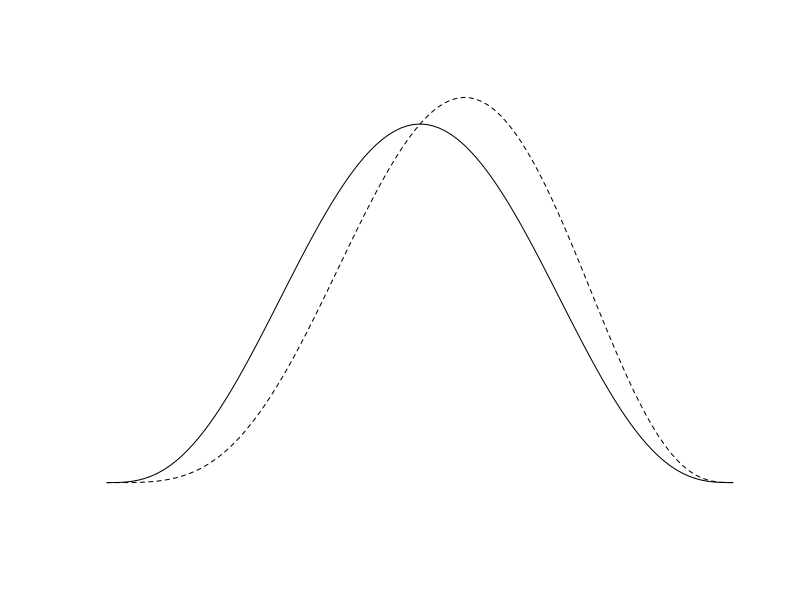
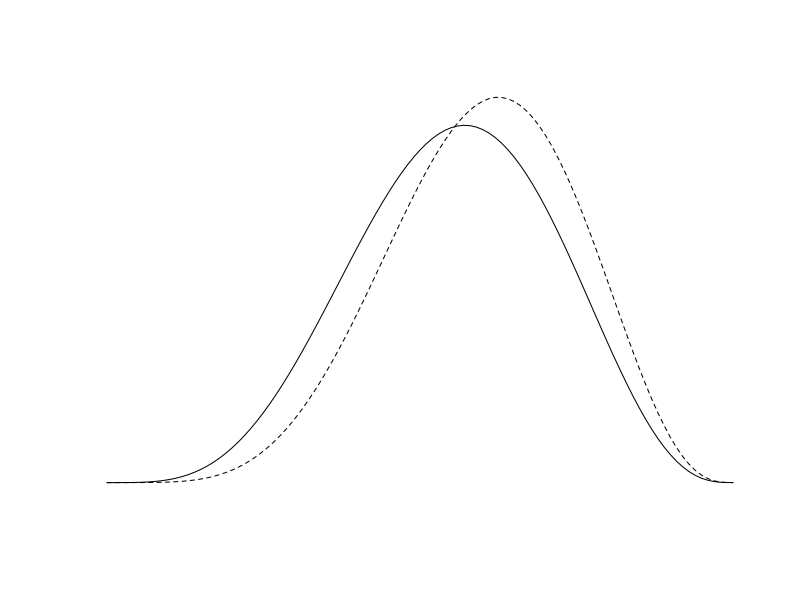
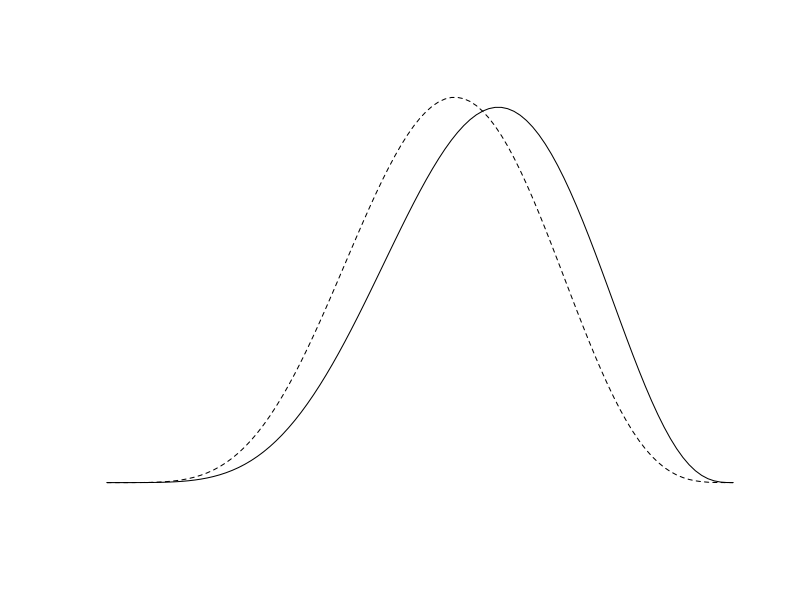
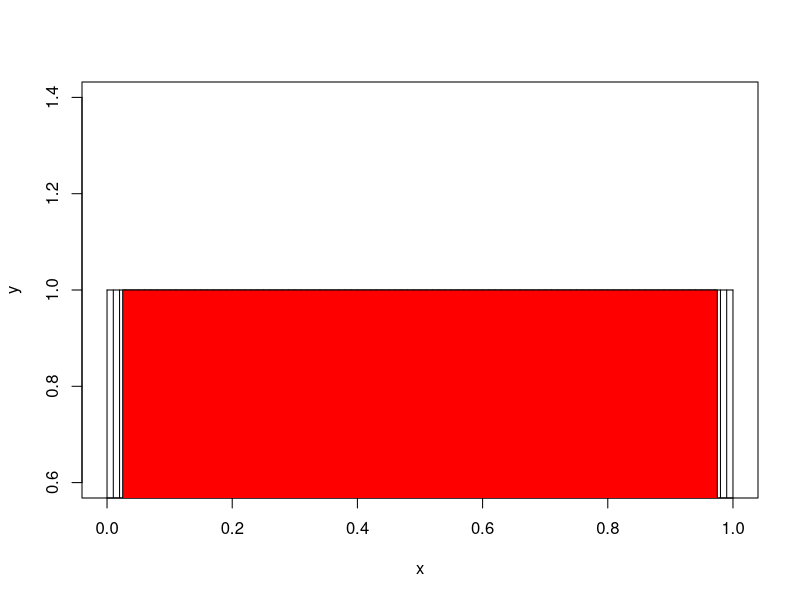
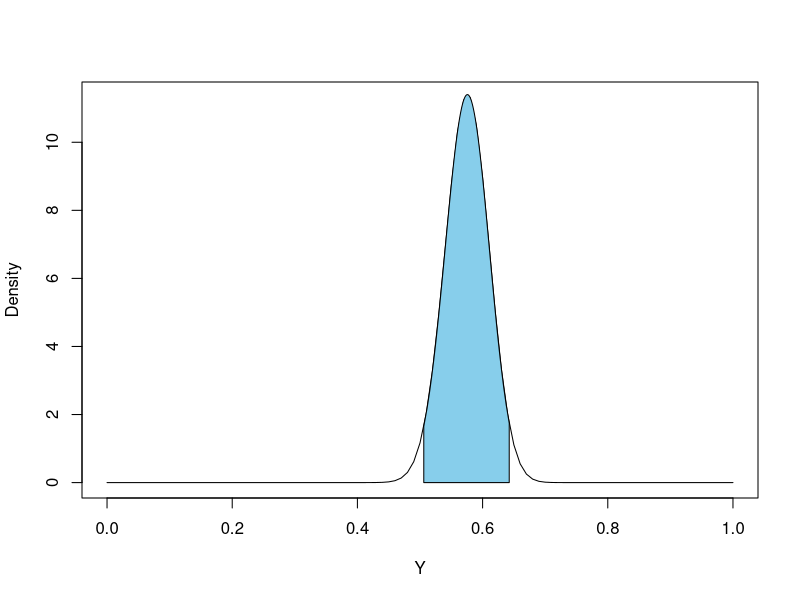
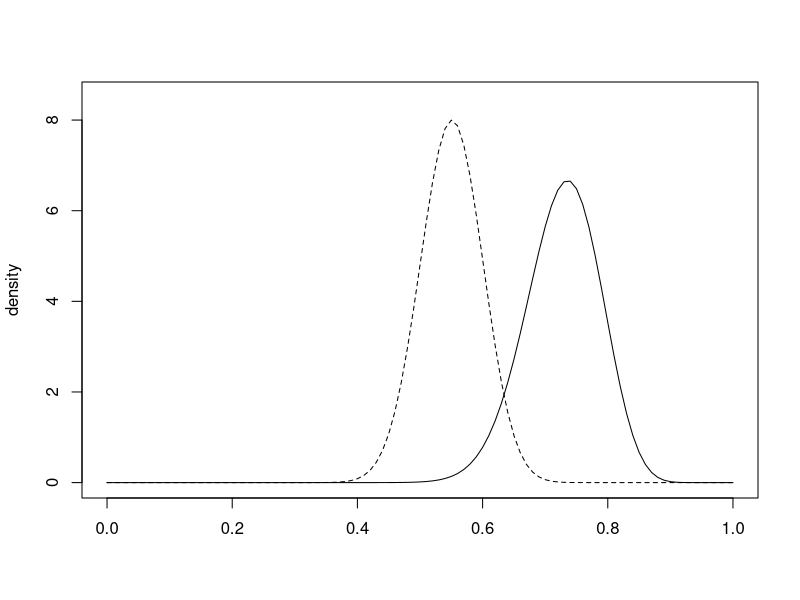
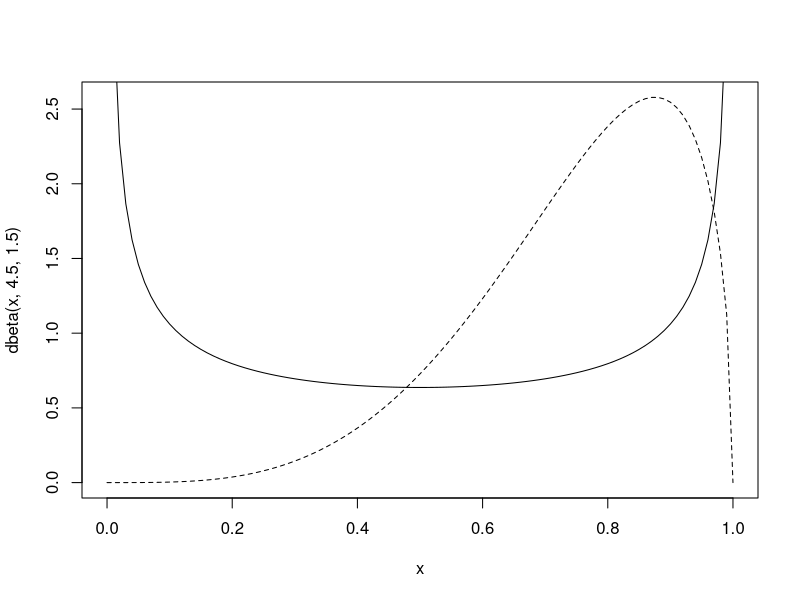
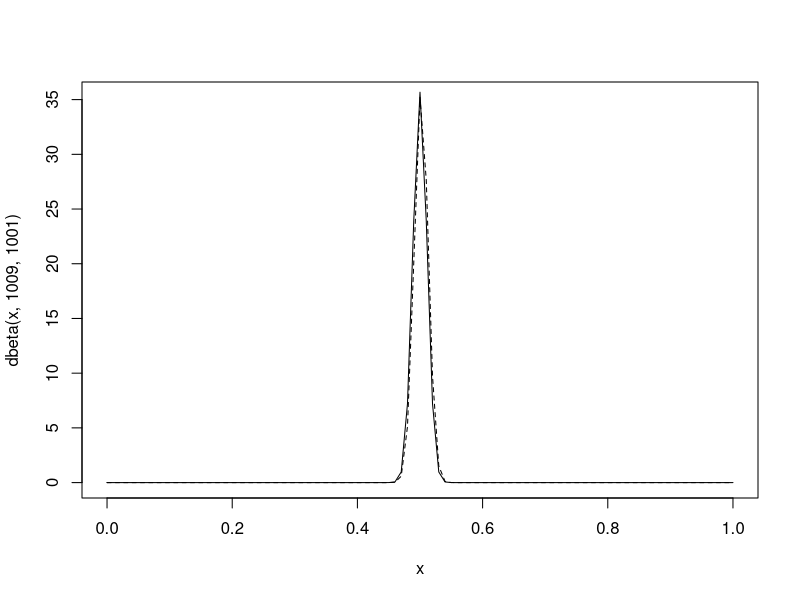

R code for these plots, in order:
## ---- chunk 1
plot(seq(0,1,0.01), dbeta(seq(0,1,0.01), 5, 4), type="l", axes=FALSE, lty="dashed", xlab="", ylab="")
lines(seq(0,1,0.01), dbeta(seq(0,1,0.01), 4, 4))
## ---- chunk 2
plot(seq(0,1,0.01), dbeta(seq(0,1,0.01), 6, 4), type="l", axes=FALSE, lty="dashed", xlab="", ylab="")
lines(seq(0,1,0.01), dbeta(seq(0,1,0.01), 5, 4))
## ---- chunk 3
plot(seq(0,1,0.01), dbeta(seq(0,1,0.01), 6, 5), type="l", axes=FALSE, lty="dashed", xlab="", ylab="")
lines(seq(0,1,0.01), dbeta(seq(0,1,0.01), 6, 4))
## ---- chunk 4
x <- seq(0, 1, by=0.01)
y <- dunif(seq(0, 1, by=0.01))

plot(x, y, type="h")
lines(x,y)

polygon(c(0.025,0.025, 0.975, 0.975), c(0,1,1,0), col="red")
## ---- chunk 5
plot(x, dbeta(x, 115, 85), type="l", ylab = "Density", xlab="Y")

x_lims <- qbeta(seq(0.025, 0.975, by=0.01), 115, 85)
low <- qbeta(0.025, 115, 85)
high <- qbeta(0.975, 115, 85)
y_lims <- c(0,dbeta(x_lims, 115, 85),0)
x_lims <- c(low, x_lims, high)

polygon(x_lims, y_lims, col="skyblue")
## ---- chunk 6
x <- seq(0,1, by=0.01)
prior <- dbeta(seq(0,1, by=0.01), 40, 15)
posterior <- dbeta(x, 40+15, 10+35)

plot(x, prior, type="l", ylim=c(0,8.5), ylab="density", xlab="")
lines(x, posterior, type="l", lty=2)

prior_cred <- qbeta(c(0.025, 0.975), 40, 15)
post_cred <- qbeta(c(0.025, 0.975), 55, 40)
## ---- chunk 7
plot(x, dbeta(x, 4.5, 1.5), type = "l", lty=2)
lines(x, dbeta(x, 0.5,0.5))
## ---- chunk 8
plot(x, dbeta(x, 1009, 1001), type = "l", lty=2)
lines(x, dbeta(x, 1000,1000))
## ---- chunk 9
plot(x, dbeta(x, 9.5, 1.5), type = "l", lty=2)
lines(x, dbeta(x, .5,.5))
